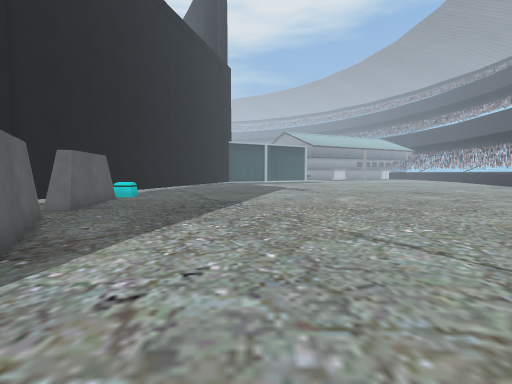
[1] (above)

21 first-person views from a walk through a 3-D level made in the Unity game engine. The camera is 1.3 m above the floor, tilts 4° down and sees 85° across. The floor is counted in squares, 1 m on a side. Each view is taken from the middle of a square. On the plan, view 1 faces up. The plan holds only what a view shows up to about 13 squares ahead; the rest is blank. The place goes on beyond the plan. Some surface patterns are stand-ins.

[2]
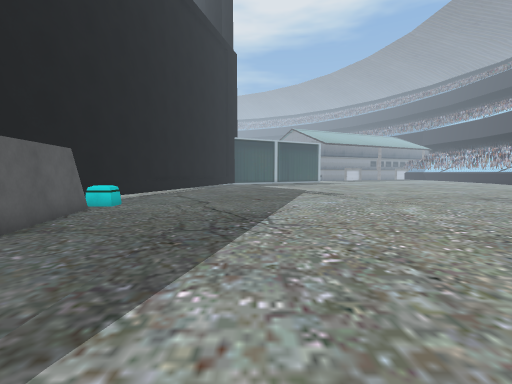

[3]
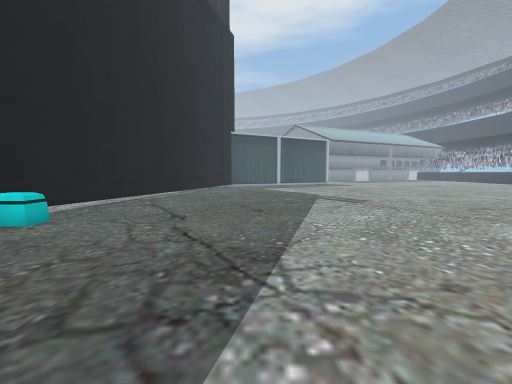

[4]
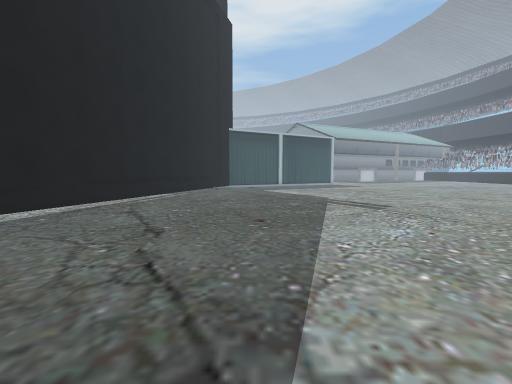

[5]
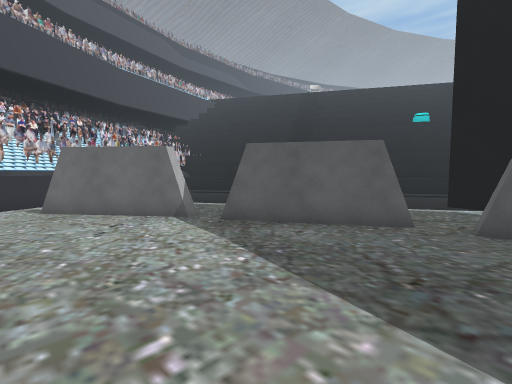

[6]
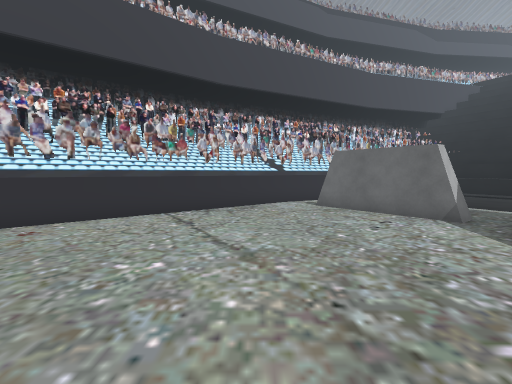

[7]
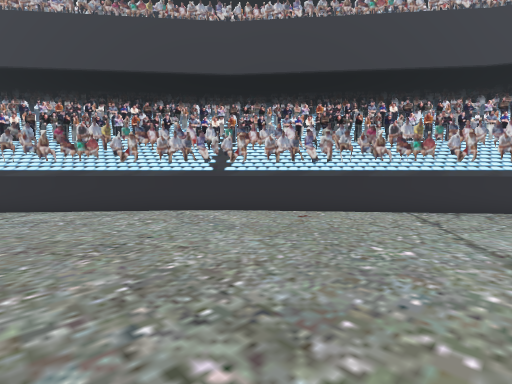

[8]
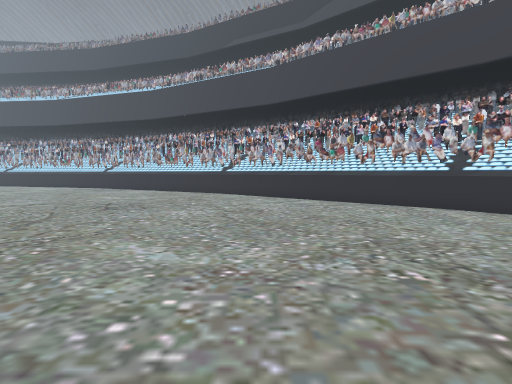

[9]
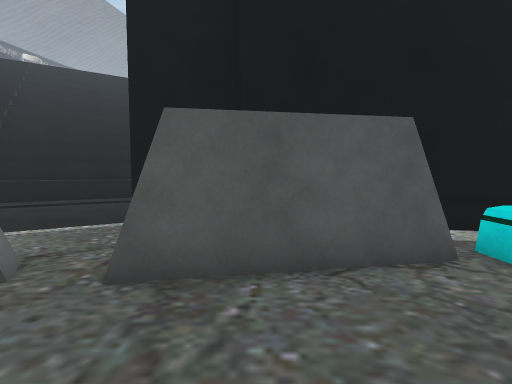

[10]
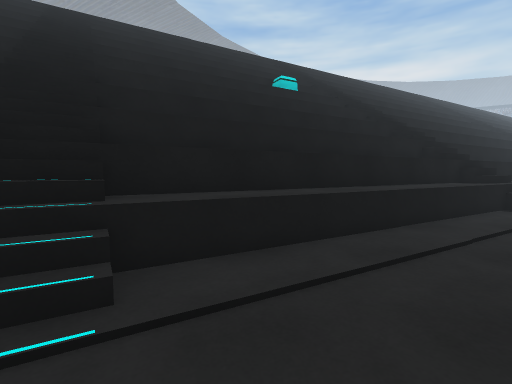

[11]
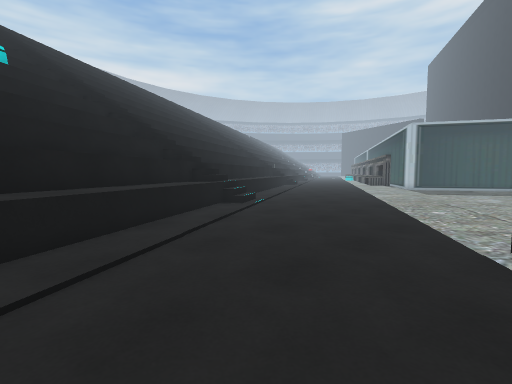

[12]
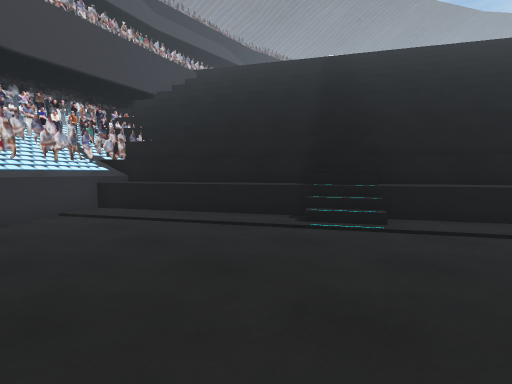

[13]
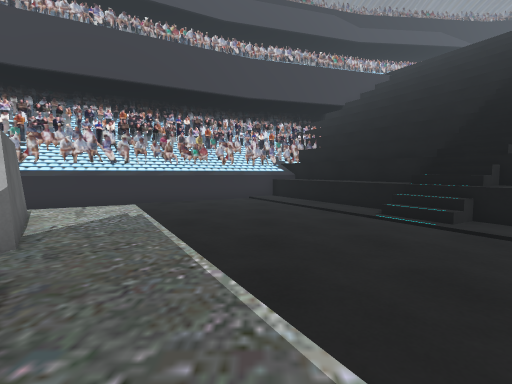

[14]
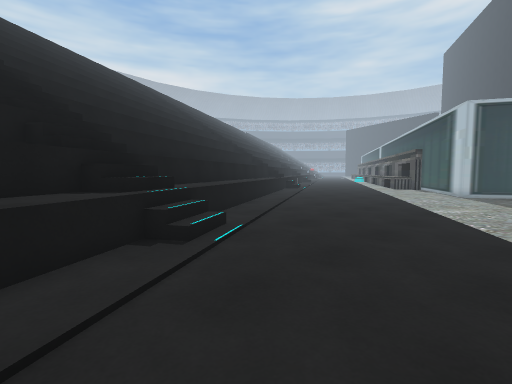

[15]
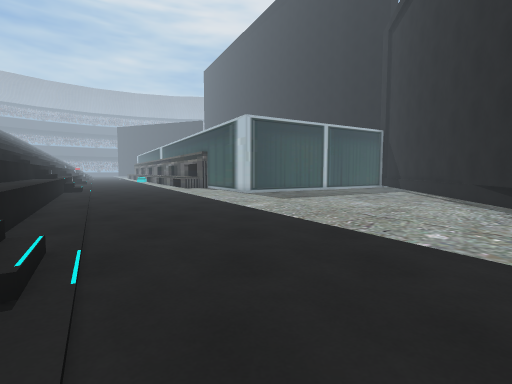

[16]
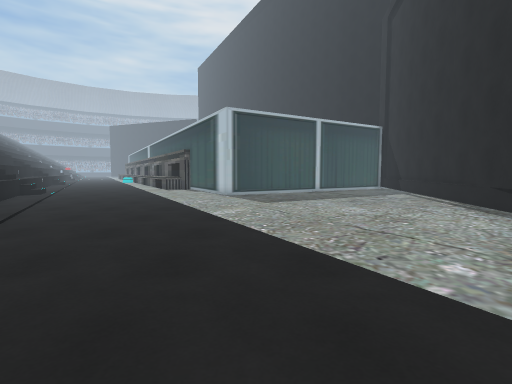

[17]
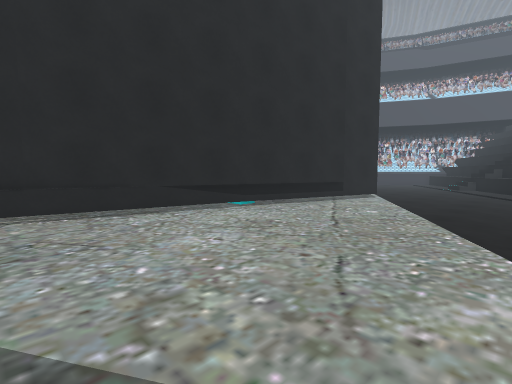

[18]
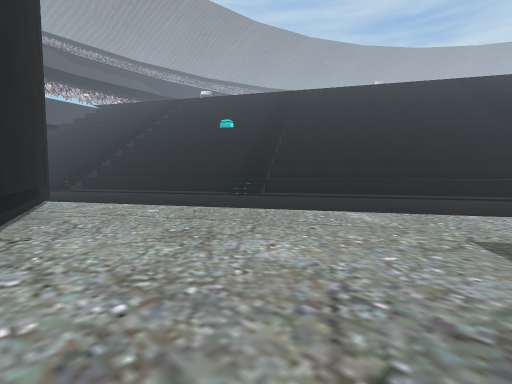

[19]
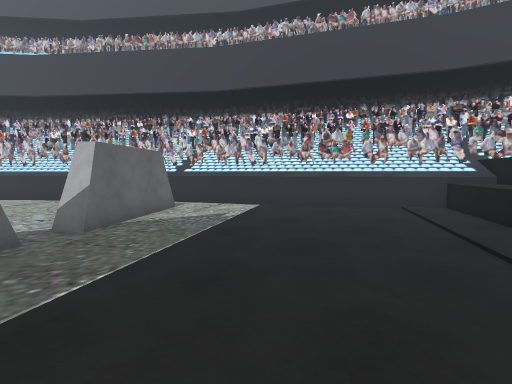

[20]
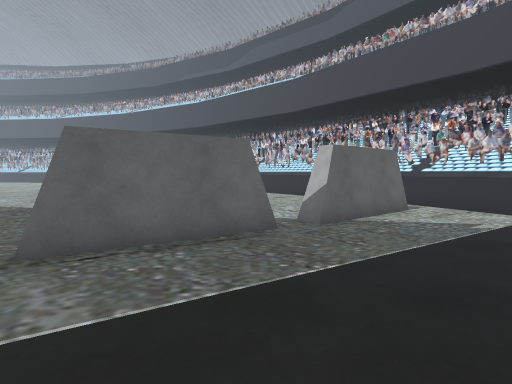

[21]
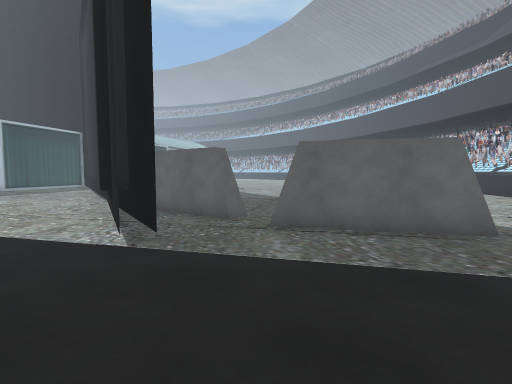

### Floor plan
Key: @ floor where view 1 was taken; # wall or solid block; . main floor; : floor 0.25 m higher than the main floor; / step, stairs or slope; = window, fence, low wall or low ledge; C crate; T thing the floor can be seen under or through; B barrier; O other object.
Columns run from 23 left of view 1 to 13 right of it. Each row starts with its distance up from view 1.
 23 ................=T................ ..
 22 ................T....................
 21 ................#....................
 20 ................#....................
 19 ................#....................
 18 ...............##....................
 17 =..............#.....................
 16 =..............#.....................
 15 ==............##C....................
 14 ===...........##O....................
 13 ===...........#OO....................
 12 ==#=/.........#.O....................
 11 ===//:.......##.O....................
 10 =///=........##.OO...................
  9 //====.......#..O...................#
  8 /=====.......#...O.................##
  7  ======.........OO................###
  6 =======..........OO..............###
  5 ========..........OO............###
  4 ========..........OO...........###
  3  ========...........B.........###
  2 ==========.........BB........###
  1 ==#======/..........BB.....####
  0 =#=======///.........BB@..###
 -1 #=======////..........B..###
 -2 ======////==............###
 -3 =====///=====.........####
 -4 ==////#======.......####
 -5 =////=========....####
 -6 ///#==========..####
 -7 /= =     ======###

Where each view was taken, in squares from view 1:
view 1: 0 up, 0 right, facing up
view 2: 4 up, 1 left, facing up
view 3: 8 up, 1 left, facing up
view 4: 10 up, 1 left, facing up
view 5: 10 up, 1 right, facing down-left
view 6: 10 up, 2 right, facing down
view 7: 11 up, 2 right, facing down-right
view 8: 12 up, 0 right, facing right
view 9: 11 up, 3 left, facing left
view 10: 2 up, 10 left, facing left
view 11: 3 up, 10 left, facing up-left
view 12: 3 up, 6 left, facing down-left
view 13: 7 up, 8 left, facing down
view 14: 8 up, 14 left, facing up-left
view 15: 8 up, 16 left, facing up
view 16: 10 up, 15 left, facing up
view 17: 23 up, 16 left, facing down-right
view 18: 23 up, 8 left, facing down-left
view 19: 4 up, 11 left, facing down-right
view 20: 4 up, 11 left, facing right
view 21: 3 up, 12 left, facing up-right
